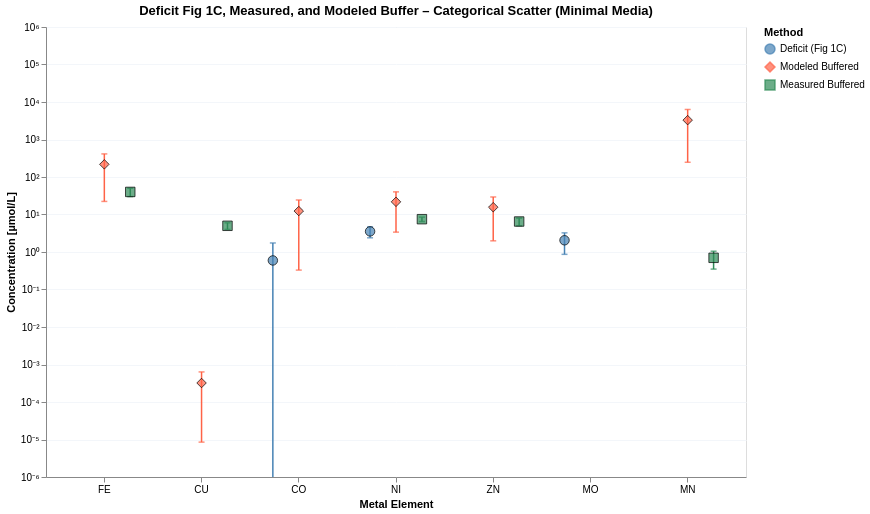

Notebook cell for this chart:
### Markdown cell above
### Plot 8 – Categorical scatter: Deficit Figure 1C vs. modeled vs. measured buffered concentration (Minimal Media)

Same data as Plot 7, but displayed as a **categorical dot plot with std-error bars** instead of grouped bars.
Each element on the x-axis has three offset points:
- **Deficit (Fig 1C)** – ICP-MS total − simulation ± propagated error
- **Modeled Buffered** – competition-model mid-point ± half the lb/ub range
- **Measured Buffered** – experimentally measured ± std

Elements without measured data (MO, V, CR, …) show only the first two points.

### Code cell
DOMAIN_MIN = 1e-7


df_wide = pl.from_pandas(bar_df.reset_index()).with_columns([
    (0.5 * (pl.col("model_uM_lb") + pl.col("model_uM_ub"))).alias("model_mid_uM"),
    (0.5 * (pl.col("model_uM_ub") - pl.col("model_uM_lb")).abs()).alias("model_err_uM"),
])

_series_labels = {
    "Deficit (Fig 1C)":  ("deficit_uM",   "deficit_err_uM"),
    "Modeled Buffered":  ("model_mid_uM", "model_err_uM"),
    "Measured Buffered": ("measured_uM",  "measured_err_uM"),
}

df_long = pl.concat([
    df_wide.select([
        pl.col("element"),
        pl.col(y_col).alias("y_uM"),
        pl.col(e_col).fill_null(0).alias("y_err_uM"),
        pl.lit(label).alias("series"),
    ])
    for label, (y_col, e_col) in _series_labels.items()
]).filter(
    pl.col("y_uM").is_not_null()
).filter(
    # Keep row if it's NOT (deficit series AND negative value)
    ~((pl.col("series") == "Deficit (Fig 1C)") & (pl.col("y_uM") < 0))
).with_columns([
    pl.max_horizontal(
        pl.col("y_uM") - pl.col("y_err_uM"),
        pl.lit(DOMAIN_MIN)
    ).alias("y_lo_uM"),
    (pl.col("y_uM") + pl.col("y_err_uM")).alias("y_hi_uM"),
])

elements_ordered = bar_df.index.tolist()
_series_domain   = list(_series_labels.keys())

y_scale   = alt.Scale(type="log", domain=[1e-6, 1e6])
col_scale = alt.Scale(domain=_series_domain, range=["steelblue", "tomato", "seagreen"])
shp_scale = alt.Scale(domain=_series_domain, range=["circle", "diamond", "square"])
_legend   = alt.Legend(title="Method")

x_enc      = alt.X("element:N", sort=elements_ordered, title="Metal Element",
                   axis=alt.Axis(labelAngle=0))
xoff_enc   = alt.XOffset("series:N", sort=_series_domain)
color_enc  = alt.Color("series:N", scale=col_scale, legend=_legend)

base = alt.Chart(df_long)

points = (
    base.mark_point(filled=True, size=90, stroke="black", strokeWidth=1)
    .encode(
        x=x_enc,
        xOffset=xoff_enc,
        y=alt.Y("y_uM:Q", scale=y_scale, title="Concentration [µmol/L]",
                axis=alt.Axis(labelExpr=_log_label_unicode)),
        color=color_enc,
        shape=alt.Shape("series:N", scale=shp_scale, legend=_legend),
    )
)

# ── Error bar body (rule) ─────────────────────────────────────────────────────
err_rule = (
    base.mark_rule(strokeWidth=1.5, clip=True)
    .encode(
        x=x_enc,
        xOffset=xoff_enc,                               # ← works on mark_rule
        y=alt.Y("y_lo_uM:Q", scale=y_scale),
        y2=alt.Y2("y_hi_uM:Q"),
        color=color_enc,
    )
)

# ── Error bar caps (tick) ─────────────────────────────────────────────────────
err_cap_lo = (
    base.mark_tick(width=6, thickness=1.5, clip=True)
    .encode(x=x_enc, xOffset=xoff_enc,
            y=alt.Y("y_lo_uM:Q", scale=y_scale), color=color_enc)
)
err_cap_hi = (
    base.mark_tick(width=6, thickness=1.5, clip=True)
    .encode(x=x_enc, xOffset=xoff_enc,
            y=alt.Y("y_hi_uM:Q", scale=y_scale), color=color_enc)
)

chart8 = (err_rule + err_cap_lo + err_cap_hi + points).properties(
    width=700, height=450,
    title="Deficit Fig 1C, Measured, and Modeled Buffer – Categorical Scatter (Minimal Media)"
).configure_axis(gridColor="#f3f6fa")
chart8
# chart8.save("notebooks/cofactors/buffer_figures/categorical_scatter_minimal.svg")

### Figure 1 — Vega-Lite specification as saved in the notebook (floating-point values rounded to 4 significant figures)
{"config": {"view": {"continuousWidth": 300, "continuousHeight": 300}, "axis": {"gridColor": "#f3f6fa"}}, "layer": [{"mark": {"type": "rule", "clip": true, "strokeWidth": 1.5}, "encoding": {"color": {"field": "series", "legend": {"title": "Method"}, "scale": {"domain": ["Deficit (Fig 1C)", "Modeled Buffered", "Measured Buffered"], "range": ["steelblue", "tomato", "seagreen"]}, "type": "nominal"}, "x": {"axis": {"labelAngle": 0}, "field": "element", "sort": ["FE", "CU", "CO", "NI", "ZN", "MO", "MN"], "title": "Metal Element", "type": "nominal"}, "xOffset": {"field": "series", "sort": ["Deficit (Fig 1C)", "Modeled Buffered", "Measured Buffered"], "type": "nominal"}, "y": {"field": "y_lo_uM", "scale": {"domain": [1e-06, 1000000.0], "type": "log"}, "type": "quantitative"}, "y2": {"field": "y_hi_uM"}}}, {"mark": {"type": "tick", "clip": true, "thickness": 1.5, "width": 6}, "encoding": {"color": {"field": "series", "legend": {"title": "Method"}, "scale": {"domain": ["Deficit (Fig 1C)", "Modeled Buffered", "Measured Buffered"], "range": ["steelblue", "tomato", "seagreen"]}, "type": "nominal"}, "x": {"axis": {"labelAngle": 0}, "field": "element", "sort": ["FE", "CU", "CO", "NI", "ZN", "MO", "MN"], "title": "Metal Element", "type": "nominal"}, "xOffset": {"field": "series", "sort": ["Deficit (Fig 1C)", "Modeled Buffered", "Measured Buffered"], "type": "nominal"}, "y": {"field": "y_lo_uM", "scale": {"domain": [1e-06, 1000000.0], "type": "log"}, "type": "quantitative"}}}, {"mark": {"type": "tick", "clip": true, "thickness": 1.5, "width": 6}, "encoding": {"color": {"field": "series", "legend": {"title": "Method"}, "scale": {"domain": ["Deficit (Fig 1C)", "Modeled Buffered", "Measured Buffered"], "range": ["steelblue", "tomato", "seagreen"]}, "type": "nominal"}, "x": {"axis": {"labelAngle": 0}, "field": "element", "sort": ["FE", "CU", "CO", "NI", "ZN", "MO", "MN"], "title": "Metal Element", "type": "nominal"}, "xOffset": {"field": "series", "sort": ["Deficit (Fig 1C)", "Modeled Buffered", "Measured Buffered"], "type": "nominal"}, "y": {"field": "y_hi_uM", "scale": {"domain": [1e-06, 1000000.0], "type": "log"}, "type": "quantitative"}}}, {"mark": {"type": "point", "filled": true, "size": 90, "stroke": "black", "strokeWidth": 1}, "encoding": {"color": {"field": "series", "legend": {"title": "Method"}, "scale": {"domain": ["Deficit (Fig 1C)", "Modeled Buffered", "Measured Buffered"], "range": ["steelblue", "tomato", "seagreen"]}, "type": "nominal"}, "shape": {"field": "series", "legend": {"title": "Method"}, "scale": {"domain": ["Deficit (Fig 1C)", "Modeled Buffered", "Measured Buffered"], "range": ["circle", "diamond", "square"]}, "type": "nominal"}, "x": {"axis": {"labelAngle": 0}, "field": "element", "sort": ["FE", "CU", "CO", "NI", "ZN", "MO", "MN"], "title": "Metal Element", "type": "nominal"}, "xOffset": {"field": "series", "sort": ["Deficit (Fig 1C)", "Modeled Buffered", "Measured Buffered"], "type": "nominal"}, "y": {"axis": {"labelExpr": "datum.value > 0 ? '10' + replace(replace(replace(replace(replace(replace(replace(replace(replace(replace(replace('' + round(log(datum.value)/LN10), '-','⁻'),'0','⁰'),'1','¹'),'2','²'),'3','³'),'4','⁴'),'5','⁵'),'6','⁶'),'7','⁷'),'8','⁸'),'9','⁹') : '0'"}, "field": "y_uM", "scale": {"domain": [1e-06, 1000000.0], "type": "log"}, "title": "Concentration [µmol/L]", "type": "quantitative"}}}], "data": {"name": "data-5c645f9685586d6e1085ff8ba9fcfbdf"}, "height": 450, "title": "Deficit Fig 1C, Measured, and Modeled Buffer – Categorical Scatter (Minimal Media)", "width": 700, "$schema": "https://vega.github.io/schema/vega-lite/v6.1.0.json", "datasets": {"data-5c645f9685586d6e1085ff8ba9fcfbdf": [{"element": "CO", "y_uM": 0.5957, "y_err_uM": 1.145, "series": "Deficit (Fig 1C)", "y_lo_uM": 1e-07, "y_hi_uM": 1.741}, {"element": "NI", "y_uM": 3.546, "y_err_uM": 1.154, "series": "Deficit (Fig 1C)", "y_lo_uM": 2.392, "y_hi_uM": 4.7}, {"element": "MO", "y_uM": 2.054, "y_err_uM": 1.188, "series": "Deficit (Fig 1C)", "y_lo_uM": 0.8663, "y_hi_uM": 3.242}, {"element": "FE", "y_uM": 217.6, "y_err_uM": 195.3, "series": "Modeled Buffered", "y_lo_uM": 22.33, "y_hi_uM": 412.9}, {"element": "CU", "y_uM": 0.0003213, "y_err_uM": 0.0003128, "series": "Modeled Buffered", "y_lo_uM": 8.514e-06, "y_hi_uM": 0.000634}, {"element": "CO", "y_uM": 12.35, "y_err_uM": 12.02, "series": "Modeled Buffered", "y_lo_uM": 0.3291, "y_hi_uM": 24.37}, {"element": "NI", "y_uM": 21.76, "y_err_uM": 18.38, "series": "Modeled Buffered", "y_lo_uM": 3.388, "y_hi_uM": 40.14}, {"element": "ZN", "y_uM": 15.66, "y_err_uM": 13.68, "series": "Modeled Buffered", "y_lo_uM": 1.986, "y_hi_uM": 29.34}, {"element": "MN", "y_uM": 3284.0, "y_err_uM": 3037.0, "series": "Modeled Buffered", "y_lo_uM": 247.1, "y_hi_uM": 6322.0}, {"element": "FE", "y_uM": 40.0, "y_err_uM": 10.0, "series": "Measured Buffered", "y_lo_uM": 30.0, "y_hi_uM": 50.0}, {"element": "CU", "y_uM": 5.0, "y_err_uM": 1.0, "series": "Measured Buffered", "y_lo_uM": 4.0, "y_hi_uM": 6.0}, {"element": "NI", "y_uM": 7.5, "y_err_uM": 1.0, "series": "Measured Buffered", "y_lo_uM": 6.5, "y_hi_uM": 8.5}, {"element": "ZN", "y_uM": 6.5, "y_err_uM": 1.5, "series": "Measured Buffered", "y_lo_uM": 5.0, "y_hi_uM": 8.0}, {"element": "MN", "y_uM": 0.7, "y_err_uM": 0.35, "series": "Measured Buffered", "y_lo_uM": 0.35, "y_hi_uM": 1.05}]}}
